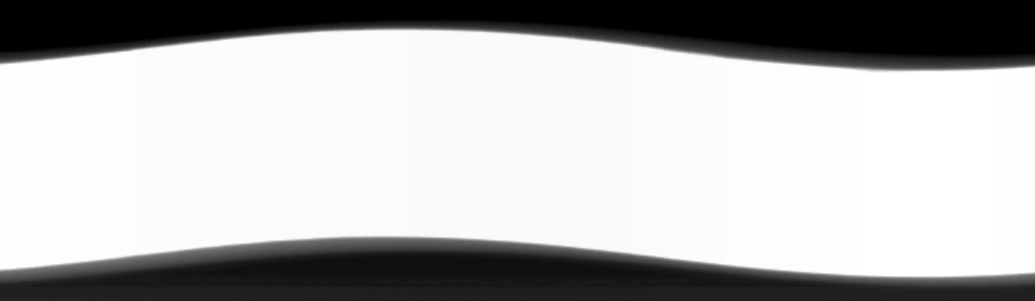
#> input picture Code/241.png, 1035 x 301 px
$ python mid.py
#> lines starting #> are read from the running program, lines starting #| are printed output that depends on the picture; after the words box and inside, x2 and y2 are one past the last pixel; in counts of white or black regions, pixels touching at a corner belong together; long printed decimals are rounded
import cv2
import scipy.ndimage as ndi
import matplotlib.pyplot as plt
import numpy as np

# input Image
image=cv2.imread('241.png',0)
#> image is the input picture: shape (301, 1035); min 0, max 255, mean 181.9

# Deteksi Tepi
edges = cv2.Canny(image=image, threshold1=100, threshold2=200) # Dapat divariasi
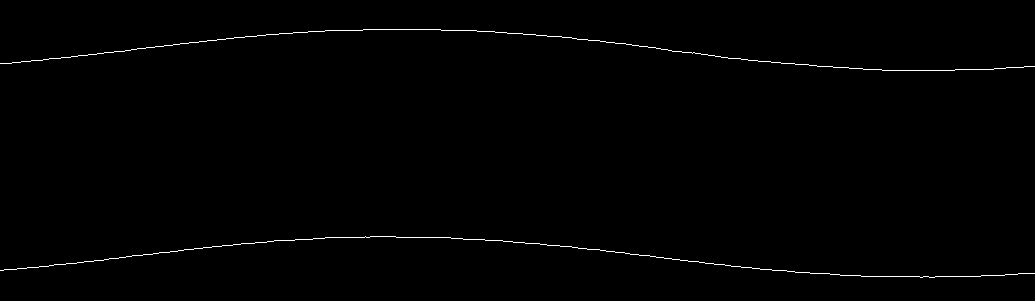
#> edges: shape (301, 1035); 0.66% white in thin lines or dots, all inside (x1, y1, x2, y2) = (0, 29, 1035, 278)
cv2.imwrite('edge.tiff',edges) # Save Image

''' Menampilkan Plot '''
plt.subplot(2,2,1),plt.imshow(image,cmap = 'gray')
plt.title('Original'), plt.xticks([]), plt.yticks([])
plt.subplot(2,2,2),plt.imshow(edges,cmap = 'gray')
plt.title('Edge'), plt.xticks([]), plt.yticks([])
plt.show()
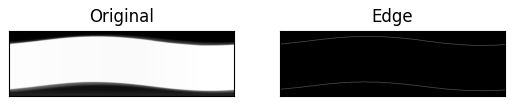
#> figure drawn by matplotlib, 2 panels

# Diketahui :
nilai_CoM=[]
nilai_poli=[]
nilai_pengurangan=[]
nilai_koreksi=[]

# Shape
y_image, x_image = image.shape
#> y_image = 301; x_image = 1035
print(image.shape)
#| (301, 1035)

# Image Awal Potongan
gabung = image[0: y_image + 0, 0: 1 + 0]
#> gabung = 301 values, max 254 at index 66, min 0 at index 0, mean 182

# TODO: Mencari Center of Mass
for i in range(x_image-1):
    # Cut Image 1
    image1 = image[0: y_image + 0, x_image-(x_image-i): i+1 + 0]
#> image1 has the same summary as gabung
    m,n=image1.shape # Shape image
#> m = 301; n = 1
    cv2.imwrite('image1.tiff',image1) # Image Save

    # Image Read
    img = cv2.imread('image1.tiff')
#> img = 301 rows, first 8: [0, 0, 0], [0, 0, 0], [0, 0, 0], [0, 0, 0], [0, 0, 0], [0, 0, 0], [0, 0, 0], [0, 0, 0]
    # Hasil CoM
    cy, cx,_= ndi.center_of_mass(img)
#> cy = 169; cx = 0
    nilai_CoM.append(int(cy)) # Result CoM
    print(cy)
#| 169.012

mid_y=nilai_CoM[int(x_image/2)]
print('nilai tengah', mid_y)
# Print nilai polinomial
for z in range (x_image-1):

    pengurangan=((nilai_CoM[z])-(int(mid_y)))
    nilai_pengurangan.append(pengurangan)
    print(pengurangan)

    # TODO: CoM dikurangi dengan selisih
    result1= ((nilai_CoM[z])-(pengurangan))
    nilai_koreksi.append(result1)

# TODO: Hasil
pengurangan=np.array((nilai_pengurangan))

#y= np.array(nilai_koreksi)
x = np.arange(0.0, x_image-1, 1.0)
plt.plot(x,pengurangan)
#plt.plot(x,y)
plt.grid()
plt.show()


for i in range(x_image-1):
    #image 1
    image1 = image[0: y_image + 0, x_image-(x_image-i): i+1 + 0]

    m,n=image1.shape
    cv2.imwrite('image1.tiff',image1)

    # image 1
    img = cv2.imread('image1.tiff')
    img = img.mean(axis=-1)  # in grayscale

    #image 2
    image2 = image[0: y_image + 0, x_image - (x_image - (i + 1)): i + 2 + 0]
    r, s = image2.shape
    cv2.imwrite('image2.tiff',image2)

    # image 2
    img2 = cv2.imread('image2.tiff')
    img2 = img2.mean(axis=-1).astype('int')  # in grayscale

    pergeseran=int(nilai_pengurangan[i])
    print(pergeseran)

    if pergeseran <=-1:
        pergeseran = abs(pergeseran)
        #print('kurang')
        # print('PERGESERAN',pergeseran)  # dibagi mejadi2
        hitam1 = image2[0: y_image + 0, 0: n + 0] #n=1
        hitam2 = image2[0: pergeseran + 0, 0:s + 0] #s=1
        #
        # print('awal:', hitam2.shape)
        hasilimg1 = cv2.vconcat([image2, hitam1])
        hasilimg2 = cv2.vconcat([hitam2, image2])

        # shape1 dengan adanya hitam
        v, _ = hasilimg2.shape

        hasilimg1 = hasilimg1[0:y_image + 0, 0:n + 0]
        hasilimg2 = hasilimg2[pergeseran:v + 0, 0:s + 0]
        img22 = hasilimg2

        gabung = cv2.hconcat([gabung, hasilimg2])

    else:
        #print('lebih')
        # print('PERGESERAN',pergeseran)  # dibagi mejadi2
        hitam1 = image2[0: y_image + 0, 0: n + 0]
        hitam2 = image2[0: pergeseran + 0, 0:s + 0]
        #
        # print('awal:', hitam2.shape)
        hasilimg1 = cv2.vconcat([hitam1, image2])
        hasilimg2 = cv2.vconcat([image2, hitam2])

        # shape1 dengan adanya hitam
        v, _ = hasilimg2.shape

        hasilimg1 = hasilimg1[0:y_image + 0, 0:n + 0]
        hasilimg2 = hasilimg2[pergeseran:v + 0, 0:s + 0]
        img22 = hasilimg2
        # gabungan
        gabung = cv2.hconcat([gabung, hasilimg2])


cv2.imwrite('hasil_mid.tiff', gabung)
